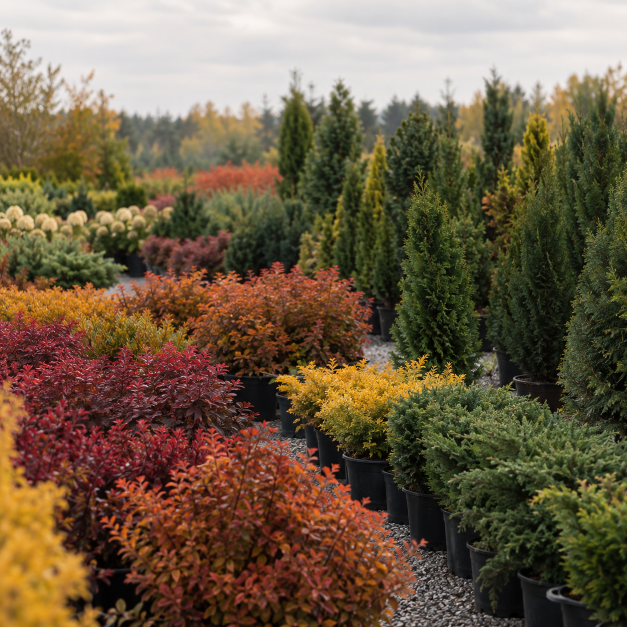
#> input picture assets/img/about_block.png, 1254 x 1254 px (shown at 1/2 size)
$ python -i fetch-assets.py   (imports and definitions only)
#> lines starting #> are read from the running program, lines starting #| are printed output that depends on the picture
#> further down, picture is the input picture: PIL image 1254x1254 RGB; mean R, G, B 110.9, 93.6, 70
#!/usr/bin/env python3
"""
Pull the live Alkrona catalogue + photography and bake it into local assets.

  python3 tools/fetch-assets.py

Reads the public WooCommerce Store API and WordPress media library on
alkrona.by, then writes:

  assets/img/plants/<slug>-{400,800}.webp   product photography
  assets/img/nursery/<name>-{800,1600}.webp field / greenhouse photography
  assets/data/catalog.json                  normalised catalogue

Images are centre-cropped to square for cards, re-encoded as WebP, and kept
small enough that a 40-card grid stays fast.
"""
import json, os, re, ssl, sys, urllib.request, html as htmllib
from io import BytesIO
from PIL import Image, ImageDraw, ImageEnhance, ImageFilter, ImageOps, ImageStat

ROOT = os.path.dirname(os.path.dirname(os.path.abspath(__file__)))
SITE = "https://alkrona.by"
PLANTS = os.path.join(ROOT, "assets/img/plants")
NURSERY = os.path.join(ROOT, "assets/img/nursery")
DATA = os.path.join(ROOT, "assets/data")
# кадры, которые верстка использует как широкие баннеры (хиро и карточки ухода)
BANNERS = {"field-3894", "field-3942", "field-3971", "field-4154", "field-3748"}

CTX = ssl.create_default_context()
CTX.check_hostname = False           # the live cert has expired
CTX.verify_mode = ssl.CERT_NONE

# [2 lines not run here, left out]


# [14 lines left out: functions get, txt, not called in this run]


# ---------------------------------------------------------------- цветокоррекция
def grade(im):
    """Единый грейд для фотографий каталога.

    Снимки приходят разномастные: телефонные кадры в поле, студийные фото,
    пересвеченные генерации. Приводим их к одной экспозиции, балансу белого
    и насыщенности, добавляем общий тёплый оттенок и мягкое виньетирование,
    чтобы в сетке карточек они читались как один набор.
    """
    im = im.convert("RGB")
    w, h = im.size
#> w = 1254; h = 1254

    # --- баланс белого «серым миром», вполсилы: убираем явный цветовой сдвиг,
    #     но не выхолащиваем зелень
    r, g, b = ImageStat.Stat(im).mean
#> r = 110.9; g = 93.65; b = 70.02
    grey = (r + g + b) / 3
#> grey = 91.5
    lut = []
    for ch_mean in (r, g, b):
        k = 1.0 if ch_mean < 1 else (grey / ch_mean)
        k = 1 + (k - 1) * 0.55
        lut += [max(0, min(255, int(round(i * k)))) for i in range(256)]
#> this loop made 3 passes
#> (ch_mean, k) on passes 1 to 3: (110.9, 0.904), (93.65, 0.987), (70.02, 1.17)
#> after the loop, lut = 768 values, max 255 at index 730, min 0 at index 0, mean 129
    im = im.point(lut)
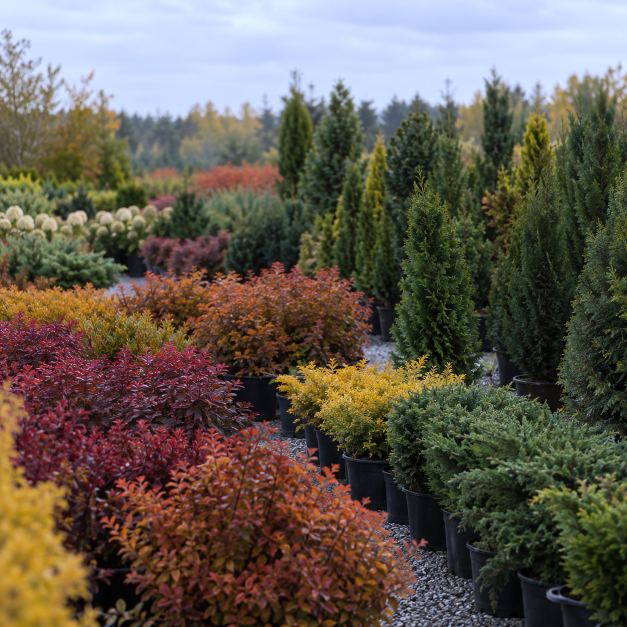
#> im: PIL image 1254x1254 RGB (shown at 1/2 size); mean R, G, B 100.2, 92.5, 80.7

    # --- уровни по перцентилям яркости: одинаковая «плотность» у всех кадров
    hist = im.convert("L").histogram()
#> hist = 256 values, max 26695 at index 222, min 0 at index 240, mean 6142.6
    total = sum(hist)
#> total = 1572516
    lo_t, hi_t = total * 0.004, total * 0.996
#> lo_t = 6290.1; hi_t = 1566225.9
    acc, lo, hi = 0, 0, 255
    for i, c in enumerate(hist):
        acc += c
        if acc >= lo_t:
            lo = i
            break
#> this loop made 5 passes
#> (c, acc, lo) on pass 5: (2895, 7987, 4)
#> (c, acc) on passes 1 to 4: (341, 341), (783, 1124), (1404, 2528), (2564, 5092)
#> after the loop, acc = 7987
    acc = 0
    for i, c in enumerate(hist):
        acc += c
        if acc >= hi_t:
            hi = i
            break
#> this loop made 232 passes
#> (acc, hi) on pass 232: (1566878, 231)
#> (c, acc) on passes 1 to 6: (341, 341), (783, 1124), (1404, 2528), (2564, 5092), (2895, 7987), (3445, 11432)
#> after the loop, acc = 1566878
    lo = max(0, lo - 2)
#> lo = 2
    hi = min(255, max(lo + 40, hi + 2))
#> hi = 233
    scale = 255.0 / (hi - lo)
#> scale = 1.1
    lvl = [max(0, min(255, int(round((i - lo) * scale)))) for i in range(256)]
#> lvl = 256 values from 0 to 255
    im = im.point(lvl * 3)
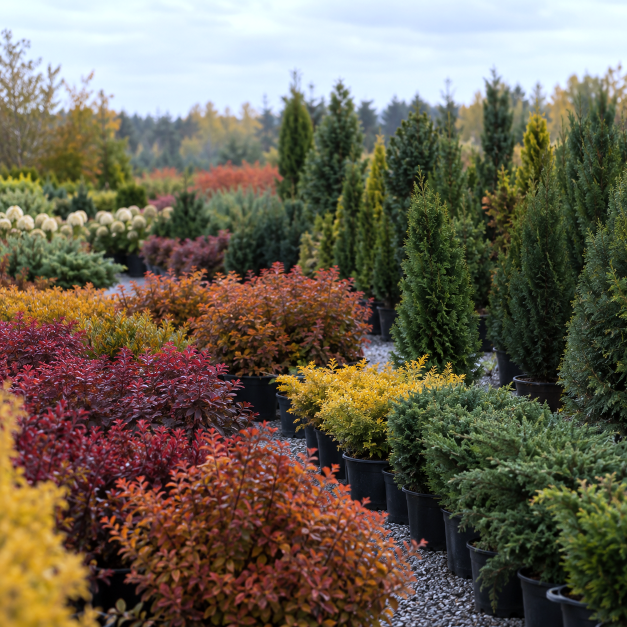
#> im: PIL image 1254x1254 RGB (shown at 1/2 size); mean R, G, B 108.4, 99.8, 83.4

    # --- насыщенность к общему знаменателю: перенасыщенные гасим, вялые поднимаем
    hsv = im.convert("HSV")
#> hsv: PIL image 1254x1254 HSV; mean H, S, V 86.2, 103.8, 118.2
    sat_mean = ImageStat.Stat(hsv).mean[1]
#> sat_mean = 103.8
    if sat_mean > 1:
        factor = 1 + (78.0 / sat_mean - 1) * 0.6
#> factor = 0.851
        factor = max(0.72, min(1.28, factor))
        im = ImageEnhance.Color(im).enhance(factor)

    im = ImageEnhance.Contrast(im).enhance(1.05)

    # --- тёплый грейд: света чуть в охру, тени чуть в зелень
    warm_r = [min(255, int(i + 9 * (i / 255) ** 1.4)) for i in range(256)]
#> warm_r = 256 values from 0 to 255
    warm_g = [min(255, int(i + 3 * (i / 255) ** 1.2 + 2 * (1 - i / 255))) for i in range(256)]
#> warm_g = 256 values from 2 to 255
    warm_b = [max(0, int(i - 7 * (i / 255) ** 1.1)) for i in range(256)]
#> warm_b = 256 values from 0 to 248
    im = im.point(warm_r + warm_g + warm_b)

    # --- мягкое виньетирование, чтобы карточка не «вытекала» за края
    vig = Image.new("L", (w, h), 0)
#> vig: PIL image 1254x1254 L; every value is 0
    ImageDraw.Draw(vig).ellipse(
        (-w * 0.28, -h * 0.28, w * 1.28, h * 1.28), fill=255)
#> vig: PIL image 1254x1254 L; every value is 255
    vig = vig.filter(ImageFilter.GaussianBlur(radius=max(w, h) * 0.18))
    dark = ImageEnhance.Brightness(im).enhance(0.88)
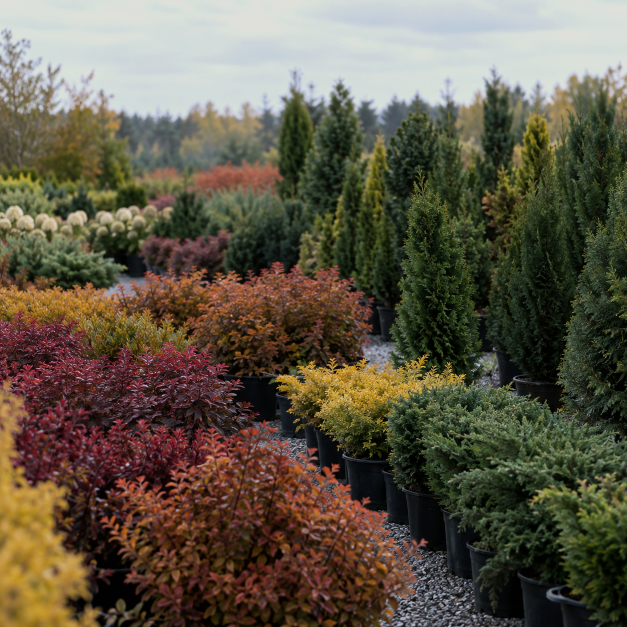
#> dark: PIL image 1254x1254 RGB (shown at 1/2 size); mean R, G, B 95.6, 88.1, 70.9
    im = Image.composite(im, dark, vig)

    return im.filter(ImageFilter.UnsharpMask(radius=1.4, percent=42, threshold=3))


# [151 lines left out: functions save, pots, _pot_key, heights, main, not called in this run]


# [2 lines not run here, left out]

>>> from PIL import Image
>>> picture = Image.open('../img/about_block.png')
>>> result = grade(picture)
